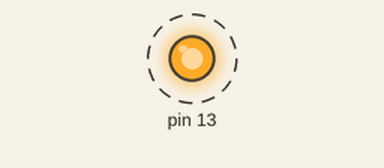
Bench run of a sketch on a simulated Arduino Uno, built with avr-gcc and run on an emulated ATmega328P. Parts: output pins drawn as LEDs (lit = HIGH). Dashed ring = blinking.

Above: at 0.5 s.
Timing chart, 0 to 4.6 s (numbered marks = the images above):
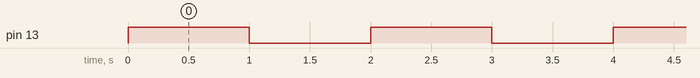

The sketch:

blink.ino
```cpp
void setup()
{
  volatile uint8_t *ddr, *data;   //data direction register, data register

  // address
  ddr=(volatile uint8_t *)0x24;
  data=(volatile uint8_t *)0x25;

  //assign PB5 as output
  *ddr=0x20;

  //blink
  while(1)
  {
    *data^=0x20;                  //Toggle
     delay(1000);
  }

}
```

Measured:
- by itself, pin 13: alternates HIGH for 1.0 s and LOW for 1.0 s
